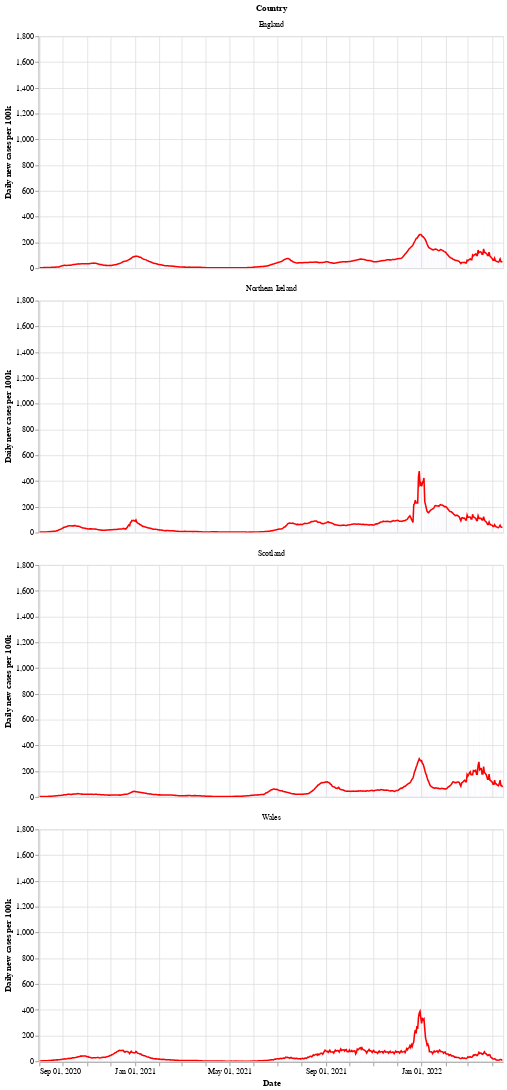

Source (notebook cell):
### Markdown cell above
Next is a bar chart of the number of new cases in each country (per 100k population), with the 7 day moving average of cases. Again we see that Wales saw a longer period of raising and falling cases compared to the other countries.

After a period of cases falling, each nation is now seeing a rise in the number of cases - especially in Wales.

### Code cell
# collapse
bars = alt.Chart(uk_cases).mark_bar().encode(
    x=alt.X("yearmonthdate(date):T", axis=alt.Axis(title='Date')),
    y=alt.Y("newCasesRate:Q", axis=alt.Axis(title='Daily new cases per 100k')),
    tooltip='newCasesRate',
    color=alt.condition(
        alt.datum.dailyChange > 0,
        alt.value("orange"),  # The positive color
        alt.value("blue")  # The negative color
    )
).properties(title='New cases per 100k population with rolling 7 day average', width=600).interactive()
line = alt.Chart(uk_cases).mark_line(
    color='red',
    size=2,
).transform_window(
    rolling_mean='mean(newCasesRate)',
    frame=[0, 7],
    groupby=['areaName']
).encode(
    x='yearmonthdate(date):T',
    y='rolling_mean:Q'
)
alt.layer(line, bars, data=uk_cases).facet(alt.Row('areaName', title='Country'), columns=1)

### Figure 1 — Vega-Lite specification as saved in the notebook (floating-point values rounded to 4 significant figures; data arrays with more than 128 entries replaced by an {"elided": "..."} marker saying what was removed)
{"config": {"view": {"continuousWidth": 400, "continuousHeight": 300}}, "data": {"name": "data-6b02ce20a57b8d1eaf5ae099e0900ebe"}, "facet": {"type": "nominal", "field": "areaName", "title": "Country"}, "spec": {"layer": [{"mark": {"type": "line", "color": "red", "size": 2}, "encoding": {"x": {"type": "temporal", "field": "date", "timeUnit": "yearmonthdate"}, "y": {"type": "quantitative", "field": "rolling_mean"}}, "transform": [{"window": [{"op": "mean", "field": "newCasesRate", "as": "rolling_mean"}], "frame": [0, 7], "groupby": ["areaName"]}]}, {"mark": "bar", "encoding": {"color": {"condition": {"value": "orange", "test": "(datum.dailyChange > 0)"}, "value": "blue"}, "tooltip": {"type": "quantitative", "field": "newCasesRate"}, "x": {"type": "temporal", "axis": {"title": "Date"}, "field": "date", "timeUnit": "yearmonthdate"}, "y": {"type": "quantitative", "axis": {"title": "Daily new cases per 100k"}, "field": "newCasesRate"}}, "selection": {"selector002": {"type": "interval", "bind": "scales", "encodings": ["x", "y"]}}, "title": "New cases per 100k population with rolling 7 day average", "width": 600}]}, "columns": 1, "$schema": "https://vega.github.io/schema/vega-lite/v4.8.1.json", "datasets": {"data-6b02ce20a57b8d1eaf5ae099e0900ebe": {"elided": "2364 records"}}}
